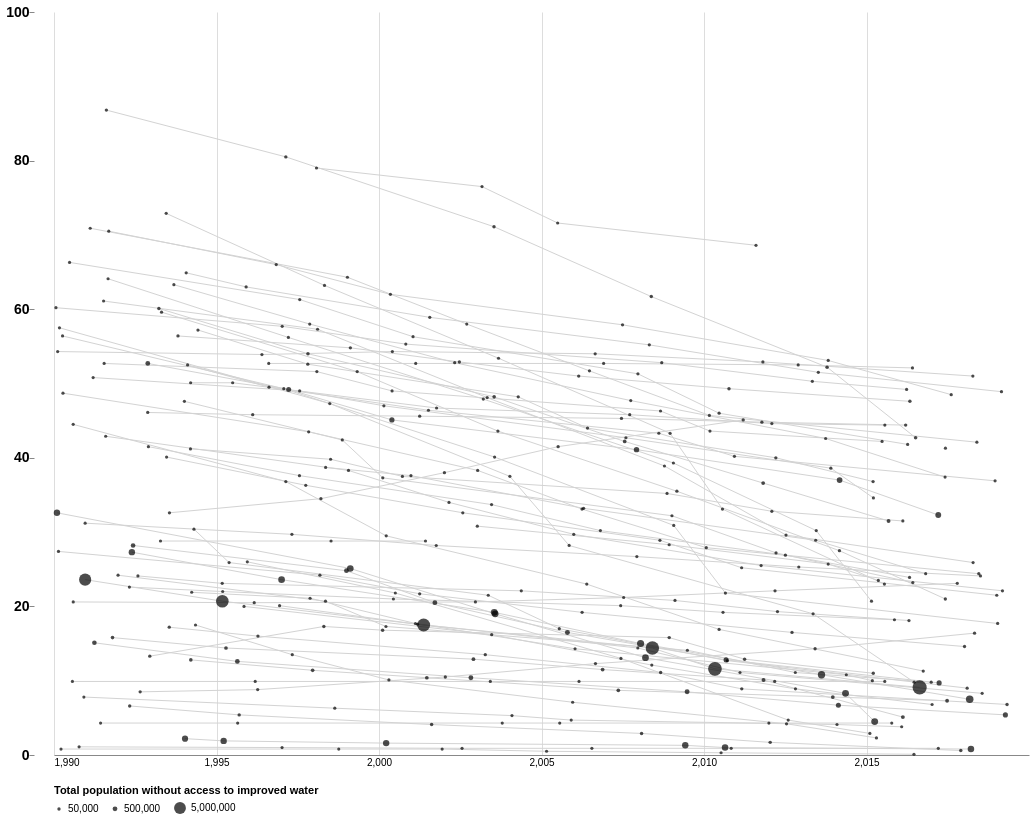

This figure's Vega-Lite source:
### Vega-Lite specification from a JSON file in a GitHub repository (floating-point values rounded to 4 significant figures; data arrays with more than 128 entries replaced by an {"elided": "..."} marker saying what was removed)
{"$schema": "https://vega.github.io/schema/vega-lite/v4.json", "width": 1024, "height": 812, "autosize": "fit", "view": {"stroke": null}, "datasets": {"values": {"elided": "378 records"}}, "layer": [{"data": {"name": "values"}, "encoding": {"x": {"field": "=datum.Year+random()*4.5", "type": "quantitative", "axis": {"title": false, "values": [1990, 1995, 2000, 2005, 2010, 2015], "ticks": false}}, "y": {"field": "Total Water not improved (%)", "type": "quantitative", "axis": {"title": false, "grid": false, "tickMinStep": 20, "domain": false, "labelPadding": 0, "offset": 20, "labelFontWeight": "bold", "labelFontSize": 14}, "scale": {"domain": [0, 100]}}, "detail": {"field": "country", "type": "nominal"}, "color": {"value": "lightgray"}, "strokeWidth": {"value": 1}}, "layer": [{"mark": {"type": "line"}, "transform": [{"filter": "datum[\"country\"] != dropdown[\"country\"]"}]}, {"mark": {"type": "line"}, "_interactive": "dropdown", "transform": [{"filter": "datum[\"country\"] == dropdown[\"country\"]"}], "encoding": {"strokeWidth": {"value": 3}, "color": {"value": "orange"}}}], "transform": [{"calculate": "datum.Year+random()*4.5", "as": "=datum.Year+random()*4.5"}]}, {"data": {"name": "values"}, "encoding": {"x": {"field": "=datum.Year+random()*4.5", "type": "quantitative"}, "y": {"field": "Total Water not improved (%)", "type": "quantitative"}, "detail": {"field": "country", "type": "nominal"}, "color": {"value": "black"}, "strokeWidth": {"value": 1}, "size": {"field": "Total Population (000)", "type": "quantitative", "legend": {"orient": "bottom", "title": "Total population without access to improved water", "titleLimit": false, "values": [50000, 500000, 5000000]}, "scale": {"range": [10, 200]}}}, "layer": [{"mark": {"type": "circle"}}], "transform": [{"calculate": "datum.Year+random()*4.5", "as": "=datum.Year+random()*4.5"}]}, {"data": {"name": "values"}, "encoding": {"x": {"field": "=datum.Year+random()*4.5", "type": "quantitative"}, "y": {"field": "Total Water not improved (%)", "type": "quantitative"}, "detail": {"field": "country", "type": "nominal"}, "opacity": {"value": 0}, "color": {"value": "black"}, "strokeWidth": {"value": 1}, "text": {"field": "datumTotalWaternotimproved", "_label": "=datum[\"Total Water not improved (%)\"] + \" %\""}}, "layer": [{"mark": {"type": "text", "dy": -10}, "selection": {"dropdown": {"type": "single", "bind": {"input": "select", "options": [null, "World Average", "Developed Regions", "Northern Africa", "Southeast Asia", "Sub-Saharan Africa", "Western Asia", "Eastern Asia", "Southern Asia", "Oceania", "Caucasus and Central Asia", "Latin America and the Caribbean"]}, "fields": ["country"]}}, "transform": [{"filter": "datum[\"country\"] != dropdown[\"country\"]"}]}, {"mark": {"type": "text", "fontWeight": "bold", "dy": -10}, "_interactive": "dropdown", "transform": [{"filter": "datum[\"country\"] == dropdown[\"country\"]"}], "encoding": {"opacity": {"value": 1}}}], "transform": [{"calculate": "datum.Year+random()*4.5", "as": "=datum.Year+random()*4.5"}, {"calculate": "datum[\"Total Water not improved (%)\"] + \" %\"", "as": "datumTotalWaternotimproved"}]}]}
